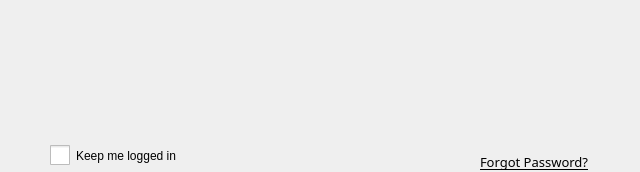
<?xml version="1.0" encoding="UTF-8"?>
<ui version="4.0">
 <class>userNameLogin</class>
 <widget class="QWidget" name="userNameLogin">
  <property name="geometry">
   <rect>
    <x>0</x>
    <y>0</y>
    <width>640</width>
    <height>172</height>
   </rect>
  </property>
  <property name="windowTitle">
   <string>Form</string>
  </property>
  <property name="styleSheet">
   <string notr="true"/>
  </property>
  <widget class="WCommonEdit" name="userNameEdit" native="true">
   <property name="geometry">
    <rect>
     <x>48</x>
     <y>0</y>
     <width>544</width>
     <height>56</height>
    </rect>
   </property>
   <property name="sizePolicy">
    <sizepolicy hsizetype="Fixed" vsizetype="Fixed">
     <horstretch>0</horstretch>
     <verstretch>0</verstretch>
    </sizepolicy>
   </property>
   <property name="font">
    <font>
     <family>微软雅黑</family>
     <pointsize>10</pointsize>
    </font>
   </property>
  </widget>
  <widget class="WCommonEdit" name="passWordEdit" native="true">
   <property name="geometry">
    <rect>
     <x>48</x>
     <y>72</y>
     <width>544</width>
     <height>56</height>
    </rect>
   </property>
   <property name="sizePolicy">
    <sizepolicy hsizetype="Fixed" vsizetype="Fixed">
     <horstretch>0</horstretch>
     <verstretch>0</verstretch>
    </sizepolicy>
   </property>
   <property name="font">
    <font>
     <family>微软雅黑</family>
     <pointsize>10</pointsize>
    </font>
   </property>
  </widget>
  <widget class="WCheckBox" name="keepLoggedCheckBox" native="true">
   <property name="geometry">
    <rect>
     <x>290</x>
     <y>150</y>
     <width>190</width>
     <height>20</height>
    </rect>
   </property>
   <property name="sizePolicy">
    <sizepolicy hsizetype="Fixed" vsizetype="Fixed">
     <horstretch>0</horstretch>
     <verstretch>0</verstretch>
    </sizepolicy>
   </property>
   <property name="font">
    <font>
     <family>微软雅黑</family>
     <pointsize>10</pointsize>
    </font>
   </property>
  </widget>
  <widget class="WClickedLabel" name="forgetLabel">
   <property name="geometry">
    <rect>
     <x>480</x>
     <y>152</y>
     <width>111</width>
     <height>20</height>
    </rect>
   </property>
   <property name="sizePolicy">
    <sizepolicy hsizetype="Fixed" vsizetype="Fixed">
     <horstretch>0</horstretch>
     <verstretch>0</verstretch>
    </sizepolicy>
   </property>
   <property name="font">
    <font>
     <family>微软雅黑</family>
     <pointsize>10</pointsize>
     <underline>true</underline>
    </font>
   </property>
   <property name="text">
    <string>Forgot Password?</string>
   </property>
  </widget>
  <widget class="QCheckBox" name="checkBox">
   <property name="geometry">
    <rect>
     <x>50</x>
     <y>145</y>
     <width>191</width>
     <height>21</height>
    </rect>
   </property>
   <property name="styleSheet">
    <string notr="true">QCheckBox::indicator {width: 20px; height: 20px;}

QCheckBox::indicator:unchecked {background-image: url(:/QtTest/icon/check_sel.png);}


QCheckBox::indicator:checked {background-image: url(:/QtTest/icon/chebox_select.png);}
</string>
   </property>
   <property name="text">
    <string>Keep me logged in</string>
   </property>
  </widget>
 </widget>
 <customwidgets>
  <customwidget>
   <class>WCommonEdit</class>
   <extends>QWidget</extends>
   <header location="global">WCommonEdit.h</header>
   <container>1</container>
  </customwidget>
  <customwidget>
   <class>WCheckBox</class>
   <extends>QWidget</extends>
   <header location="global">WCheckBox.h</header>
   <container>1</container>
  </customwidget>
  <customwidget>
   <class>WClickedLabel</class>
   <extends>QLabel</extends>
   <header location="global">wclickedlabel.h</header>
  </customwidget>
 </customwidgets>
 <resources>
  <include location="../AiSound.qrc"/>
 </resources>
 <connections/>
</ui>
